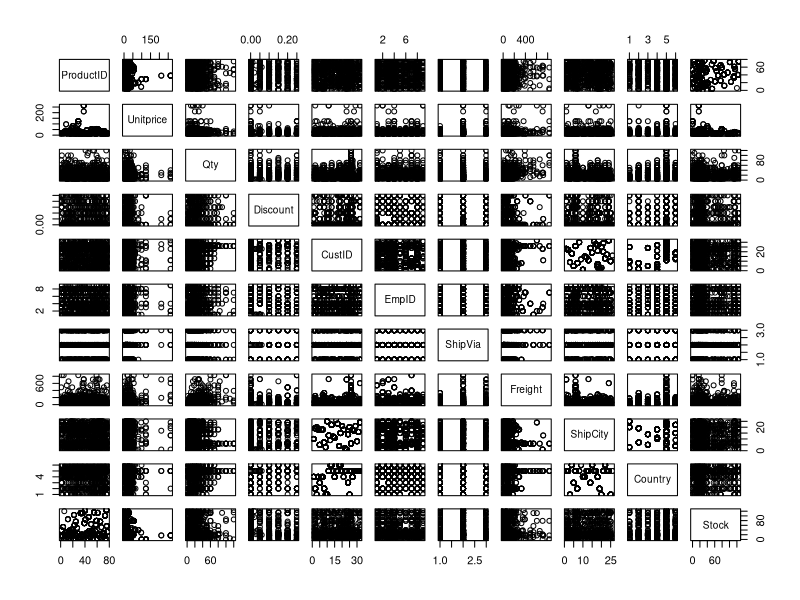
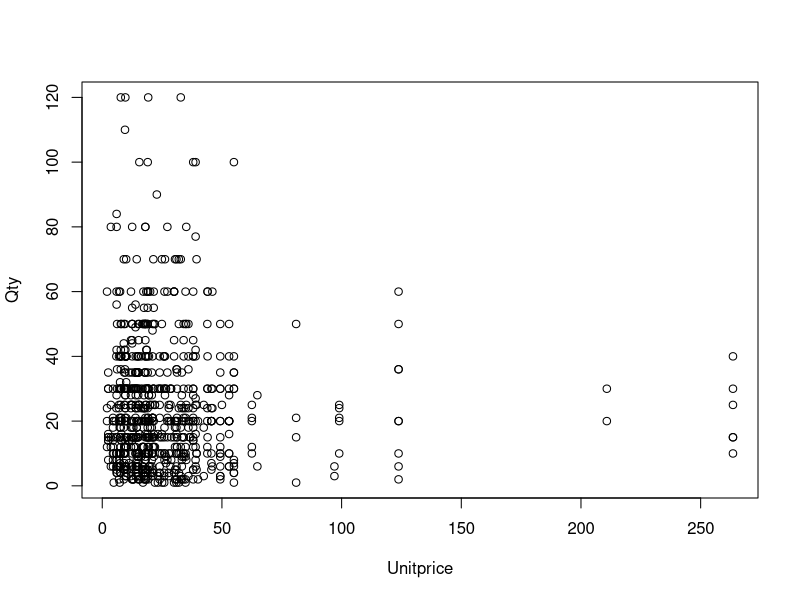
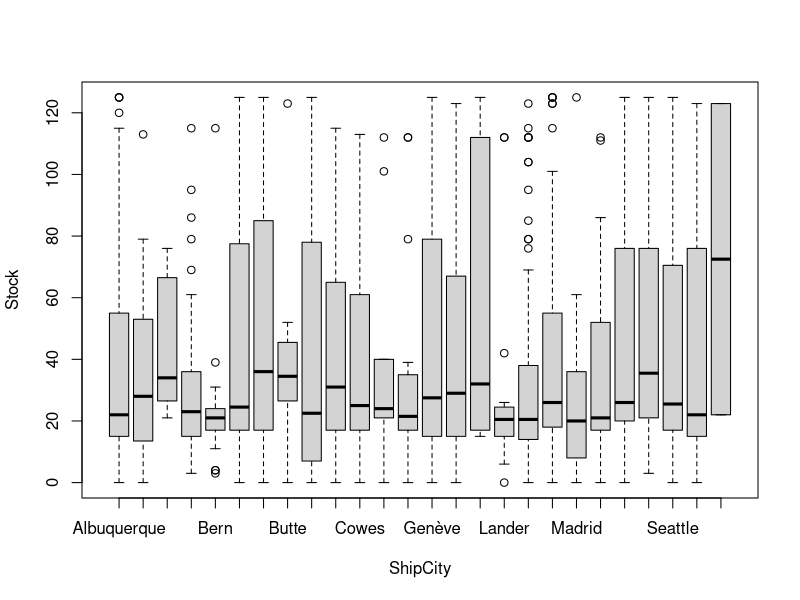
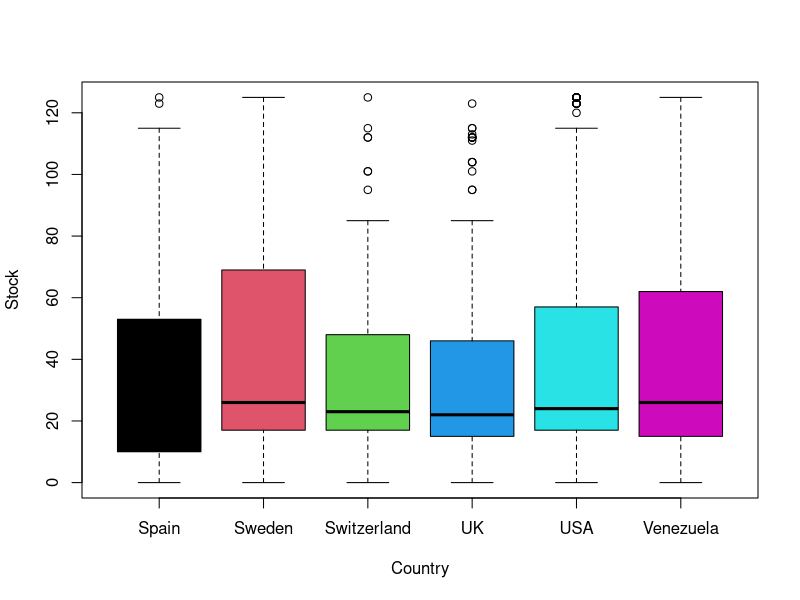
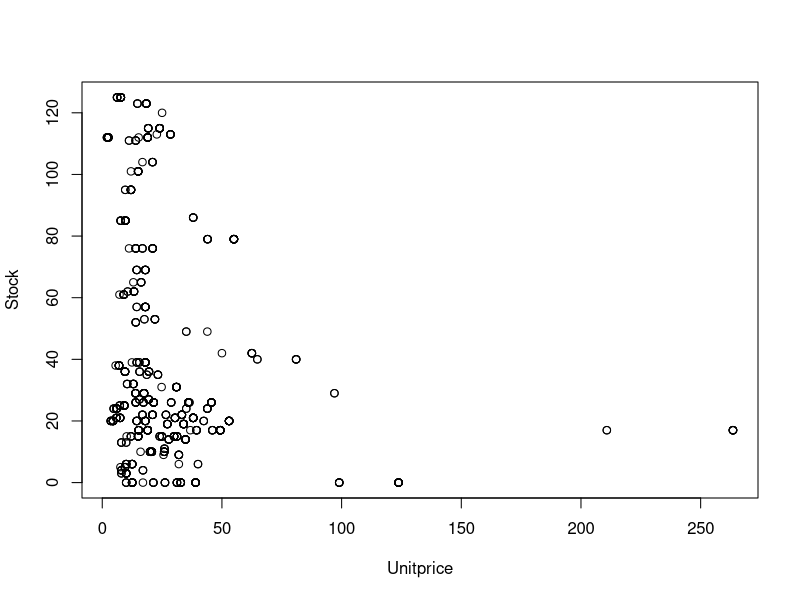

Write R code to recreate these figures, in order.
#To see the working directory
# To run the R command just goto command line and press Ctrl=Enter
# or Press Run menu on the top-right.
getwd()

#This will set my workin directory to c:/Courses/CompFunda
#You should choose your own folder, where your data file is located
setwd("C:/Courses/compFunda")

#Reading the csv file from the working directory, storing the table/data
#frame into data object

data = read.csv(file="dataNW2.csv", header=T)
#After Running this command, see on the top-right panel, where data object 
#or dataframe in R lingo, with 807 rows and 11 variables are loaded into RAM
#You can click on the data df to see the loaded data in grid view, if you want

#This will show you the first 6 rows of data object

head(data)

#This will show you the structure of each variable, data type etc.

str(data)

#This will help to pick the individual varaible name without attaching it to Data
#otherwise, you need to write,e.g., data$UnitPrice to work with UnitPrice variable.

attach(data)
#Converting ShipCity and Country variable into Factor or categorical data
data$ShipCity=as.factor(ShipCity)
data$Country=as.factor(Country)

#Different types of plots examples
plot(data)
plot(Unitprice,Qty)
boxplot(Stock~ShipCity)
boxplot(Stock~Country, col=c(1:21))

unique(Country)

#Checking for correlation between unitprice and stock
plot(Unitprice,Stock)
cor(Unitprice,Stock)


summary(data)
summary(Country)

by(data, Country, summary)

mean(Unitprice)
sd(Unitprice)

help(mean)

table(Country,ShipCity)

#Adding new fielw in the DF to separate the sales region between US and the Rest
data$Region <- ifelse(data$Country=="USA", 1, 0)

#Running regression model
reg.res<-lm(Qty~Unitprice+Stock+Region, data = data)

summary(reg.res)
coef(reg.res)
